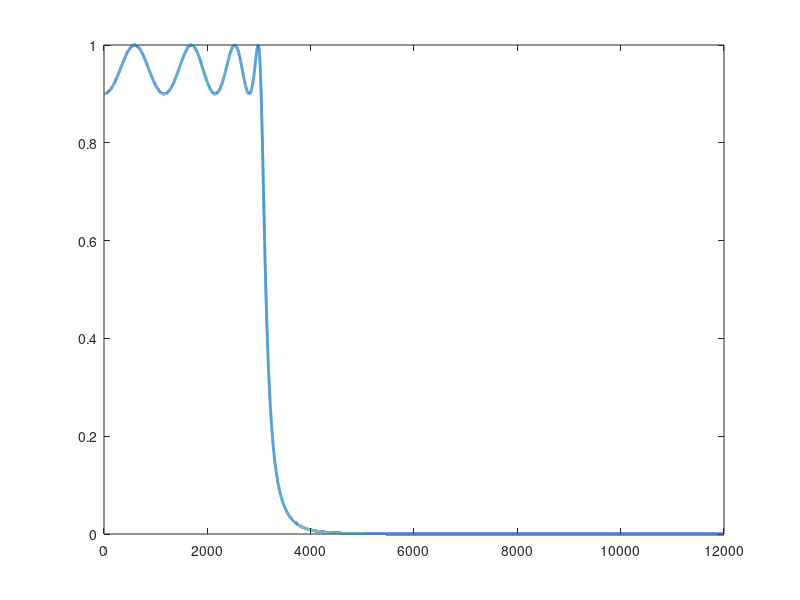

MATLAB code to generate this figure: (Note: this script raises an error after producing the figure.)
%% LP Chebyshev
fp = 3e3; fs = 4e3;
wp=2*pi*fp; ws=2*pi*fs;  % Specs
delta_p = 0.1; delta_s = 0.01;
ap = -20*log10(1-delta_p)
as = -20*log10(delta_s)

% fp = 20e3; fs = 21e3;
% wp=2*pi*fp; ws=2*pi*fs;  % Specs
% delta_p = 0.1; delta_s = 0.01;
% ap = -20*log10(1-delta_p)
% as = -20*log10(delta_s)

% Determine parameters K and epsilon according to specs, while also
% choosing a more suitable wp to give buffer at spec'd wp and ws
K = ceil(acosh(sqrt((10^(as/10)-1) / (10^(ap/10)-1))) / acosh(ws/wp) )
wp = [wp, ws/cosh(acosh(sqrt((10^(as/10)-1) / (10^(ap/10)-1))) / K)];    % Range of values for wp
wp = mean(wp)   % Select middle value
epsilon = sqrt(10^(ap/10)-1)

% Now obtain polynomials that define the TF
k = 1:K;
H0 = (mod(K,2)==1) + (mod(K,2)==0)*(1/sqrt(1+epsilon^2));   % For even order, H0 always is 1; for odd, it's 1/...
pk = -wp*sinh(asinh(1/epsilon)/K)*sin(pi*(2*k-1)/(2*K)) + ...
    1j*wp*cosh(asinh(1/epsilon)/K)*cos(pi*(2*k-1)/(2*K))
B = H0*prod(-pk); A = poly(pk);

% Now the TF!
w = 0:ws*3;
H = B ./ (polyval(A, 1j*w));
f = w / (2*pi);
% plot(w, abs(H), 'LineWidth', 2);
plot(f, abs(H), 'LineWidth', 2);
delta_p = 10^(-ap/20); delta_s = 10^(-as/20);
% pgon1 = polyshape([0 wp wp 0], [0 0 delta_p delta_p]);
% pgon2 = polyshape([0 wp wp 0], [1 1 2 2]);
% pgon3 = polyshape([ws ws 3*ws 3*ws], [delta_s 2 2 delta_s]);
fp = wp / (2*pi); fs = ws / (2*pi);
pgon1 = polyshape([0 fp fp 0], [0 0 delta_p delta_p]);
pgon2 = polyshape([0 fp fp 0], [1 1 2 2]);
pgon3 = polyshape([fs fs 3*fs 3*fs], [delta_s 2 2 delta_s]);
hold on;
plot(pgon1);
plot(pgon2);
plot(pgon3);
hold off;
grid on;
order_str = ["Order: ", num2str(K)];
% xlabel('\omega (rad/s)'), ylabel('|H(j\omega)|'), title('Magnitude Response of Chebychev Type 1 Filter');
xlabel('f (Hz)'), ylabel('|H(jf)|'), title(['Magnitude Response of Chebychev Type 1 Filter', order_str]);
ylim([0 1.2]);

